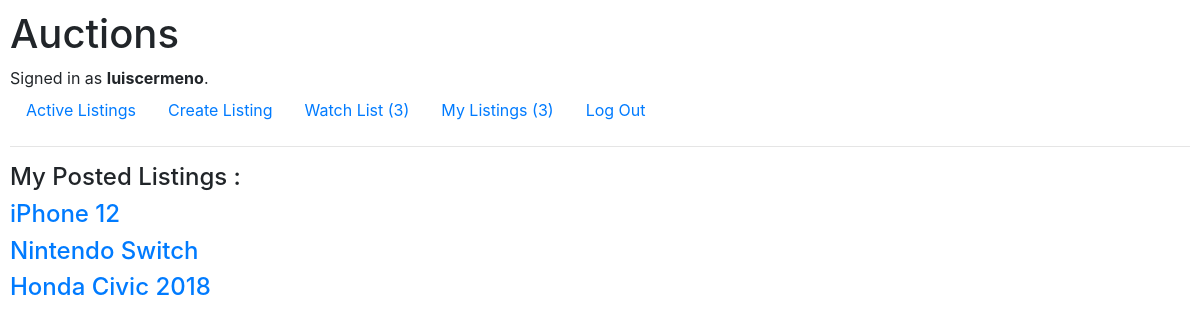
The app's page /myListings (signed in) with its own data.
### auctions/models.py (models this page shows, shortened)
class User(AbstractUser):
    def __str__(self):
        return f"{self.username}"

class WatchList(models.Model):
    user = models.OneToOneField(User, on_delete=models.CASCADE, related_name='watchlist')
    listings = models.ManyToManyField(Listing, blank=True, related_name='listings')

class Listing(models.Model):
    title = models.CharField(max_length=64)
    user = models.ForeignKey(User, default=1 , on_delete=models.CASCADE, related_name='listings')
    categories = models.ManyToManyField(Category, blank=True, related_name="listings")
    description = models.CharField(max_length=500)
    image = models.URLField(max_length=200, blank=True)
    highest_bid = models.DecimalField(decimal_places=2, max_digits=9, default=0, validators=[MinValueValidator(0)])
    def __str__(self):
        return f"{self.title}"

### auctions/views.py (the view)
# urls.py: path("myListings", views.myListings, name="myListings")
def myListings(request):
    try:
        listings = Listing.objects.filter(user = request.user)
    except:
        listings = []
    return render(request, "auctions/myListings.html", {
        "listings": listings
    })

### auctions/templates/auctions/myListings.html
{% extends "auctions/layout.html" %}
{% block body %}
    {% if user.is_authenticated %}
        <h4> My Posted Listings :</h4>
        {% for listing in listings %}
           <div>
                <h4 class="listing_title"><a href="{% url 'listing' listing %}">{{ listing }}</a></h4>
            </div>
        {% empty %}
            <h6>No Listings Yet</h6>
        {% endfor %}
    {% endif %}
{% endblock %}

### auctions/templates/auctions/layout.html (shortened to what this page needs)
{% load static %}
<!DOCTYPE html>
<html lang="en">
    <head>
        <link rel="stylesheet" href="https://stackpath.bootstrapcdn.com/bootstrap/4.4.1/css/bootstrap.min.css">
        <link href="{% static 'auctions/styles.css' %}" rel="stylesheet">
    </head>
    <body>
        <h1>Auctions</h1>
        <div>
            {% if user.is_authenticated %}
                Signed in as <strong>{{ user.username }}</strong>.
            {% else %}
                Not signed in.
            {% endif %}
        </div>
        <ul class="nav">
            <li class="nav-item">
                <a class="nav-link" href="{% url 'index' %}">Active Listings</a>
            </li>
            {% if user.is_authenticated %}
                <li class="nav-item">
                    <a class="nav-link" href="{% url 'create' %}">Create Listing</a>
                </li>
                <li class="nav-item">
                    <a class="nav-link" href="{% url 'watchlist' %}">
                        Watch List
                        <span>
                            {% if user.watchlist.listings.all.count > 0 %}
                                ({{ user.watchlist.listings.all.count}})
                            {% else %}
                                (0)
                            {% endif %}
                        </span>
                    </a>
                </li>
                <li class="nav-item">
                    <a class="nav-link" href="{% url 'myListings' %}">
                        My Listings
                        <span>
                            {% if user.listings.all.count > 0 %}
                                ({{ user.listings.all.count}})
                            {% else %}
                                (0)
                            {% endif %}
                        </span>
                    </a>
                </li>
                <li class="nav-item">
                    <a class="nav-link" href="{% url 'logout' %}">Log Out</a>
                </li>
            {% endif %}
        </ul>
        <hr>
        {% block body %}
        {% endblock %}
    </body>
</html>

### auctions/static/auctions/styles.css (style rules this page uses)
body { padding: 10px; }

### records on screen
User: username "luiscermeno", watchlist.listings.all.count "3", listings.all.count "3"
Listing: title "iPhone 12"
Listing: title "Nintendo Switch"
Listing: title "Honda Civic 2018"
